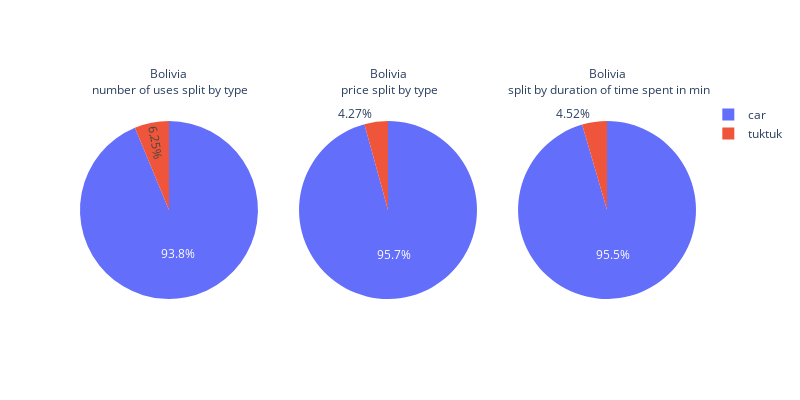
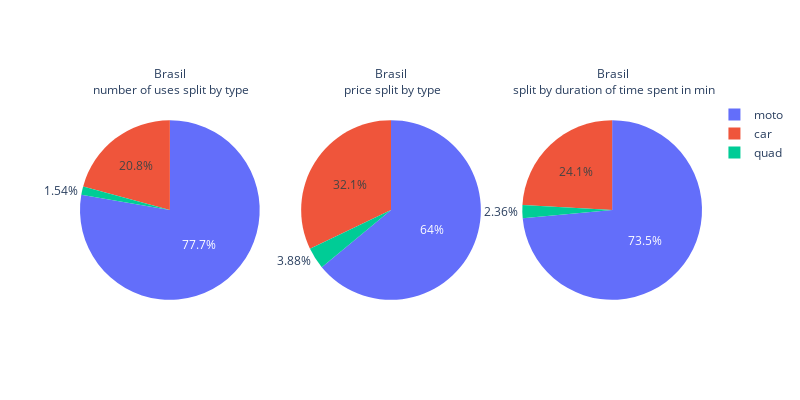
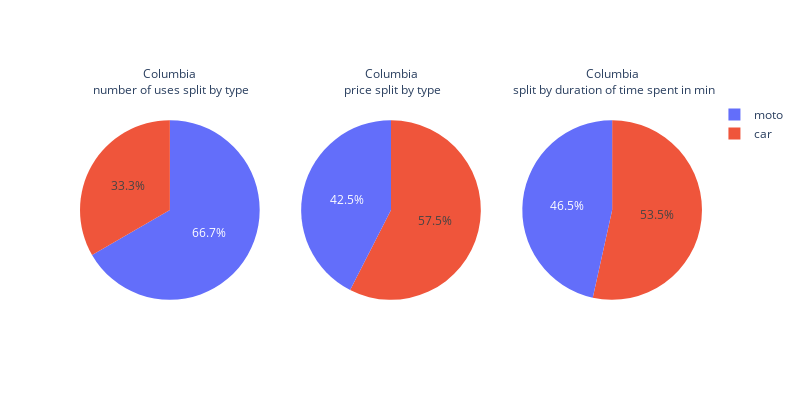
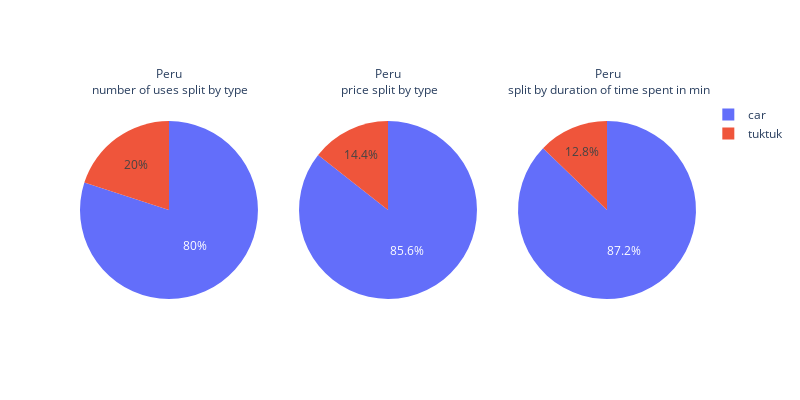

Write notebook code for charts like these, in order.
### Code cell
not_split_list = []
for c in t_countries.country.unique():
    clip = t_countries[t_countries.country == c]

    # if theres only one type of taxi
    if clip.shape[0] == 1:
        not_split_list.append(c)

    else:
        fig = make_subplots(
            rows=1, 
            cols=3, 
            specs=[[{'type':'domain'}, {'type':'domain'}, {'type':'domain'}]],
            subplot_titles=(
                '{}<br> number of uses split by type'.format(c), 
                '{}<br> price split by type'.format(c),
                '{}<br> split by duration of time spent in min'.format(c)
            )
        )
    
        fig.add_trace(
            go.Pie(labels=clip.type, values=clip.num),
            row=1, col=1
        )
    
        fig.add_trace(
            go.Pie(labels=clip.type, values=clip.cad_price),
            row=1, col=2
        )

        fig.add_trace(
            go.Pie(labels=clip.type, values=clip.duration_min),
            row=1, col=3
        )

        for ann in fig.layout.annotations:
            ann.font.size = 12 
    
        fig.update_layout(
            # title_text="Two Pie Charts Side by Side",
            width=800,
            height=400
        )
        
        fig.show()

# print the list of countries that only have one set of taxis
print ('countries where only one type of taxi was used: {}'.format(not_split_list))

### Figure 1 — Plotly figure (JSON) as saved in the notebook; plotly's stock layout.template omitted (floating-point values rounded to 4 significant figures)
{"data": [{"domain": {"x": [0, 0.2889], "y": [0, 1]}, "labels": ["car", "tuktuk"], "type": "pie", "values": [15, 1]}, {"domain": {"x": [0.3556, 0.6444], "y": [0, 1]}, "labels": ["car", "tuktuk"], "type": "pie", "values": [44.8, 2.0]}, {"domain": {"x": [0.7111, 1], "y": [0, 1]}, "labels": ["car", "tuktuk"], "type": "pie", "values": [148, 7]}], "layout": {"annotations": [{"font": {"size": 12}, "showarrow": false, "text": "Bolivia<br> number of uses split by type", "x": 0.1444, "xanchor": "center", "xref": "paper", "y": 1, "yanchor": "bottom", "yref": "paper"}, {"font": {"size": 12}, "showarrow": false, "text": "Bolivia<br> price split by type", "x": 0.5, "xanchor": "center", "xref": "paper", "y": 1, "yanchor": "bottom", "yref": "paper"}, {"font": {"size": 12}, "showarrow": false, "text": "Bolivia<br> split by duration of time spent in min", "x": 0.8556, "xanchor": "center", "xref": "paper", "y": 1, "yanchor": "bottom", "yref": "paper"}], "height": 400, "width": 800}}

### Figure 2 — Plotly figure (JSON) as saved in the notebook; plotly's stock layout.template omitted (floating-point values rounded to 4 significant figures)
{"data": [{"domain": {"x": [0, 0.2889], "y": [0, 1]}, "labels": ["car", "moto", "quad"], "type": "pie", "values": [27, 101, 2]}, {"domain": {"x": [0.3556, 0.6444], "y": [0, 1]}, "labels": ["car", "moto", "quad"], "type": "pie", "values": [124.3, 247.8, 15.0]}, {"domain": {"x": [0.7111, 1], "y": [0, 1]}, "labels": ["car", "moto", "quad"], "type": "pie", "values": [409, 1248, 40]}], "layout": {"annotations": [{"font": {"size": 12}, "showarrow": false, "text": "Brasil<br> number of uses split by type", "x": 0.1444, "xanchor": "center", "xref": "paper", "y": 1, "yanchor": "bottom", "yref": "paper"}, {"font": {"size": 12}, "showarrow": false, "text": "Brasil<br> price split by type", "x": 0.5, "xanchor": "center", "xref": "paper", "y": 1, "yanchor": "bottom", "yref": "paper"}, {"font": {"size": 12}, "showarrow": false, "text": "Brasil<br> split by duration of time spent in min", "x": 0.8556, "xanchor": "center", "xref": "paper", "y": 1, "yanchor": "bottom", "yref": "paper"}], "height": 400, "width": 800}}

### Figure 3 — Plotly figure (JSON) as saved in the notebook; plotly's stock layout.template omitted (floating-point values rounded to 4 significant figures)
{"data": [{"domain": {"x": [0, 0.2889], "y": [0, 1]}, "labels": ["car", "moto"], "type": "pie", "values": [2, 4]}, {"domain": {"x": [0.3556, 0.6444], "y": [0, 1]}, "labels": ["car", "moto"], "type": "pie", "values": [12.97, 9.58]}, {"domain": {"x": [0.7111, 1], "y": [0, 1]}, "labels": ["car", "moto"], "type": "pie", "values": [54, 47]}], "layout": {"annotations": [{"font": {"size": 12}, "showarrow": false, "text": "Columbia<br> number of uses split by type", "x": 0.1444, "xanchor": "center", "xref": "paper", "y": 1, "yanchor": "bottom", "yref": "paper"}, {"font": {"size": 12}, "showarrow": false, "text": "Columbia<br> price split by type", "x": 0.5, "xanchor": "center", "xref": "paper", "y": 1, "yanchor": "bottom", "yref": "paper"}, {"font": {"size": 12}, "showarrow": false, "text": "Columbia<br> split by duration of time spent in min", "x": 0.8556, "xanchor": "center", "xref": "paper", "y": 1, "yanchor": "bottom", "yref": "paper"}], "height": 400, "width": 800}}

### Figure 4 — Plotly figure (JSON) as saved in the notebook; plotly's stock layout.template omitted (floating-point values rounded to 4 significant figures)
{"data": [{"domain": {"x": [0, 0.2889], "y": [0, 1]}, "labels": ["car", "tuktuk"], "type": "pie", "values": [4, 1]}, {"domain": {"x": [0.3556, 0.6444], "y": [0, 1]}, "labels": ["car", "tuktuk"], "type": "pie", "values": [13.22, 2.22]}, {"domain": {"x": [0.7111, 1], "y": [0, 1]}, "labels": ["car", "tuktuk"], "type": "pie", "values": [41, 6]}], "layout": {"annotations": [{"font": {"size": 12}, "showarrow": false, "text": "Peru<br> number of uses split by type", "x": 0.1444, "xanchor": "center", "xref": "paper", "y": 1, "yanchor": "bottom", "yref": "paper"}, {"font": {"size": 12}, "showarrow": false, "text": "Peru<br> price split by type", "x": 0.5, "xanchor": "center", "xref": "paper", "y": 1, "yanchor": "bottom", "yref": "paper"}, {"font": {"size": 12}, "showarrow": false, "text": "Peru<br> split by duration of time spent in min", "x": 0.8556, "xanchor": "center", "xref": "paper", "y": 1, "yanchor": "bottom", "yref": "paper"}], "height": 400, "width": 800}}
